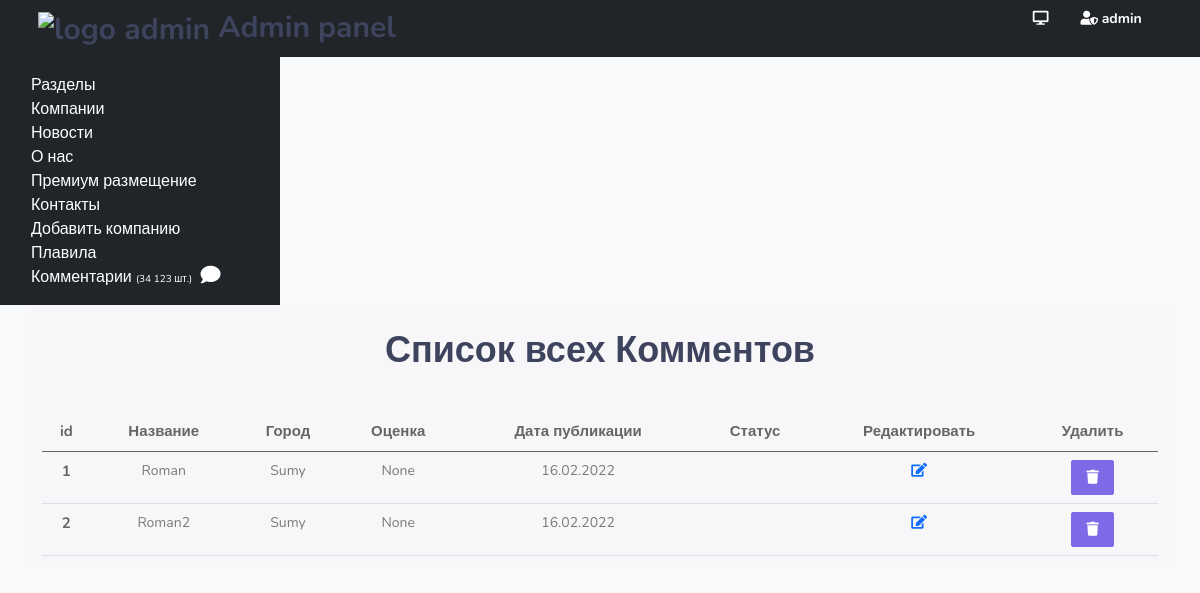
/admin/comments (signed in), run on an earlier commit of the app's database.
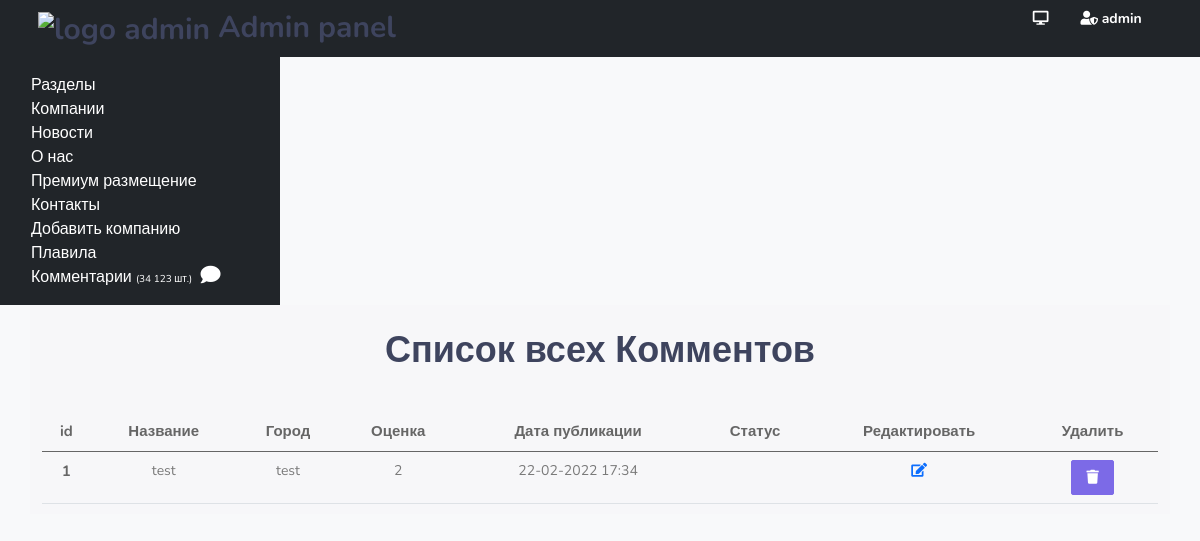
And on a later commit of the database.
### models.py (models this page shows)
class Comments(db.Model):
    id = db.Column(db.Integer, primary_key=True)
    name = db.Column(db.String(160))
    city = db.Column(db.String(100), nullable=True)
    email = db.Column(db.String(100), nullable=True)
    stars = db.Column(db.String(140))
    content = db.Column(db.Text)
    publish = db.Column(db.String(140))
    datetime = db.Column(db.String(100), nullable=True)
    company_id = db.Column(db.Integer, db.ForeignKey('company.id'), nullable=False)

### view.py (the view)
@app.route('/admin/comments')
@login_required
def all_comment():
    comments = Comments.query.all()
    return render_template('admin/all_comments.html', admin=True,  comments=comments )

### templates/admin/all_comments.html (shortened to what this page needs)
{% extends 'admin/base.html' %}
{% block content %}
            <div class="row">
                <div class="col-lg-12 text-center">
                    <div class="page-title-box">
                        <div class="row align-items-center">
                            <div class="col-md-12">
                                <h1 class="page-title m-0">Список всех Комментов</h1>
                            </div>
                        </div>
                    </div>
                </div>
            </div>
            <div class="row mt-3">
<div class="col-lg-12">
<table class="table">
  <thead class="text-center">
    <tr>
      <th scope="col">id</th>
      <th scope="col">Название</th>
      <th scope="col">Город</th>
         <th scope="col">Оценка</th>
         <th scope="col">Дата публикации</th>
         <th scope="col">Статус</th>
        <th scope="col">Редактировать</th>
      <th scope="col">Удалить</th>
    </tr>
  </thead>
  <tbody class="text-center">
    {% for i in comments %}
        <tr>
      <th scope="row">{{ i.id }}</th>
      <td>{{ i.name }}</td>
      <td>{{ i.city }}</td>
            <td>{{ i.stars }}</td>
            <td>{{ i.datetime }}</td>
            <td>{% if i.publish == 0 %}<i class="fas fa-times-circle text-danger" ></i>{% elif i.publish == 1 %}<i class="fas fa-check-circle text-success"></i>{% endif %}</td>
      <td><a href="{{ url_for('edit_comment', id=i.id) }}" title="Редактировать"><i class="fas fa-edit"></i></a></td>
        <td>
<button type="button" class="btn btn-primary" data-bs-toggle="modal" data-bs-target="#staticBackdrop{{ i.id }}">
  <i class="fas fa-trash"></i>
</button>
            </td>
    </tr>
  {% endfor %}
  </tbody>
</table>
</div>
            </div>
{% endblock %}

What changed in the data, as far as the page shows it:
removed Comments: id "2", name "Roman2", city "Sumy", stars "None", datetime "16.02.2022"
changed Comments id 1: name "Roman" → "test"; city "Sumy" → "test"; stars "None" → "2"; datetime "16.02.2022" → "22-02-2022 17:34"
